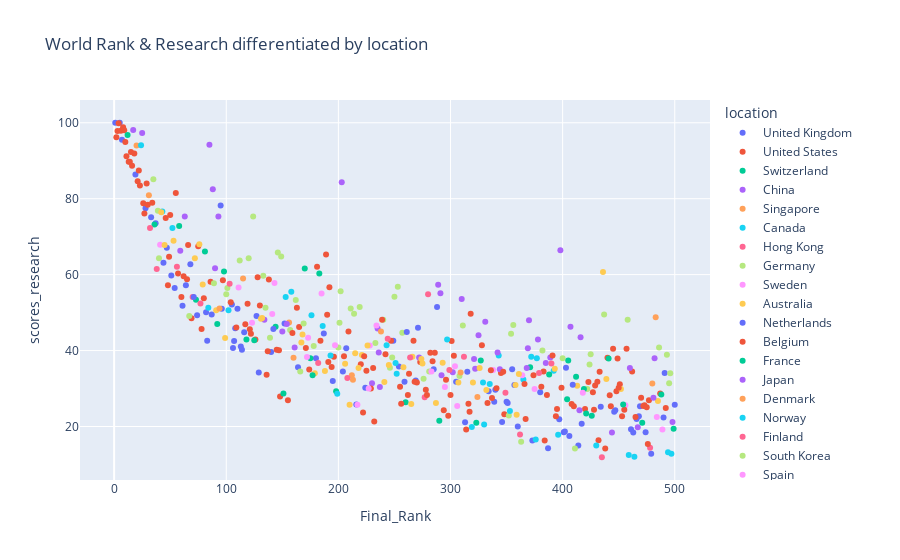

Source (notebook cell):
### Code cell
chart2= px.scatter(top_500_unis, x='Final_Rank', y='scores_research', color='location', title='World Rank & Research differentiated by location')
chart2.show()

### Figure 1 — Plotly figure (JSON) as saved in the notebook; plotly's stock layout.template omitted (floating-point values rounded to 4 significant figures)
{"data": [{"hovertemplate": "location=United Kingdom<br>Final_Rank=%{x}<br>scores_research=%{y}<extra></extra>", "legendgroup": "United Kingdom", "marker": {"color": "#636efa", "symbol": "circle"}, "mode": "markers", "name": "United Kingdom", "orientation": "v", "showlegend": true, "type": "scatter", "x": [1, 5, 7, 19, 28, 33, 37, 47, 54, 61, 74, 82, 83, 87, 105, 106, 107, 108, 113, 114, 116, 127, 129, 140, 164, 180, 187, 195, 204, 207, 216, 224, 249, 254, 269, 285, 305, 313, 315, 334, 339, 340, 350, 351, 357, 360, 373, 380, 387, 397, 401, 402, 403, 406, 414, 417, 434, 447, 461, 463, 466, 468, 469, 474, 479, 490], "xaxis": "x", "y": [100, 100, 95.5, 86.4, 77.5, 75.1, 73.5, 67.1, 56.5, 51.8, 49.3, 50.1, 42.6, 49.5, 52.1, 40.7, 42.5, 45.9, 41.1, 40.2, 44.8, 49.1, 34.2, 39.6, 35.6, 38, 44.5, 32, 34.5, 40.6, 25.8, 30.2, 42.6, 35.8, 32.1, 35.1, 31.8, 21.1, 34.4, 29.3, 26.5, 29.7, 26.5, 26.2, 30.9, 20, 16.3, 29, 14.3, 21.9, 18.5, 18.7, 35.5, 17.5, 15, 20.7, 25.2, 24.3, 19.3, 18.4, 22, 22.7, 25.3, 18.5, 12.8, 22.4], "yaxis": "y"}, {"hovertemplate": "location=United States<br>Final_Rank=%{x}<br>scores_research=%{y}<extra></extra>", "legendgroup": "United States", "marker": {"color": "#EF553B", "symbol": "circle"}, "mode": "markers", "name": "United States", "orientation": "v", "showlegend": true, "type": "scatter", "x": [2, 3, 4, 6, 8, 9, 10, 11, 13, 14, 15, 16, 18, 21, 22, 23, 26, 27, 29, 30, 34, 48, 49, 50, 55, 57, 60, 62, 65, 66, 69, 75, 78, 80, 86, 97, 104, 109, 117, 119, 121, 126, 130, 136, 137, 138, 145, 147, 163, 165, 171, 174, 181, 189, 191, 192, 194, 196, 205, 220, 222, 225, 231, 232, 255, 262, 263, 267, 270, 273, 278, 284, 286, 294, 300, 301, 303, 316, 317, 328, 337, 345, 348, 367, 381, 383, 384, 399, 408, 420, 423, 428, 429, 431, 432, 433, 438, 442, 443, 445, 448, 451, 462, 465, 472, 477, 487], "xaxis": "x", "y": [96.2, 97.8, 99.9, 97.9, 98.8, 98, 94.9, 91.2, 89.7, 89.7, 92.3, 88.7, 91.9, 84.6, 87.4, 83.5, 78.8, 76.1, 84, 78.4, 78.9, 57.2, 64.7, 75.7, 81.5, 60.3, 54.1, 59.6, 58.8, 67.8, 48.5, 67.5, 45.7, 53.8, 58.1, 58.5, 52.7, 46.1, 46.9, 52.3, 45.6, 42.9, 51.9, 33.6, 39.8, 58.7, 40.2, 40.1, 51.3, 46.2, 40.7, 35, 62.1, 65.3, 37, 56.7, 35.7, 38.4, 38.5, 36.4, 23.7, 34.7, 35.4, 21.3, 30.5, 28.3, 33.9, 42.6, 31.6, 37, 29.7, 37.2, 39.4, 24.3, 28.3, 42.5, 38.6, 26, 23.9, 41.4, 27.5, 34.1, 23.2, 22, 30.5, 34.5, 16.3, 30.2, 25.9, 24.6, 31.7, 24.4, 30.8, 31.8, 16.4, 34.4, 14.2, 28.2, 25.3, 40.5, 29.3, 31.1, 34.5, 22.5, 25.4, 26.9, 28.7], "yaxis": "y"}, {"hovertemplate": "location=Switzerland<br>Final_Rank=%{x}<br>scores_research=%{y}<extra></extra>", "legendgroup": "Switzerland", "marker": {"color": "#00cc96", "symbol": "circle"}, "mode": "markers", "name": "Switzerland", "orientation": "v", "showlegend": true, "type": "scatter", "x": [12, 36, 73, 92, 118, 144, 175, 260, 323], "xaxis": "x", "y": [96.8, 73.2, 53.4, 47, 42.9, 46.3, 38, 26.4, 21], "yaxis": "y"}, {"hovertemplate": "location=China<br>Final_Rank=%{x}<br>scores_research=%{y}<extra></extra>", "legendgroup": "China", "marker": {"color": "#ab63fa", "symbol": "circle"}, "mode": "markers", "name": "China", "orientation": "v", "showlegend": true, "type": "scatter", "x": [17, 25, 59, 63, 88, 90, 93, 134, 150, 161, 230, 235, 236, 237, 272, 289, 291, 292, 302, 310, 322, 325, 331, 344, 369, 370, 385, 389, 407, 415, 416, 444, 467, 498], "xaxis": "x", "y": [98.1, 97.3, 66.3, 75.3, 82.5, 61.7, 75.3, 48.1, 45, 40.8, 31.4, 45.8, 39.5, 30.4, 38.2, 57.3, 55.1, 33.5, 34.3, 53.6, 35.2, 44, 47.6, 35.1, 40.6, 48, 36.7, 38.2, 46.3, 24.3, 43.5, 18.4, 19.8, 21.2], "yaxis": "y"}, {"hovertemplate": "location=Singapore<br>Final_Rank=%{x}<br>scores_research=%{y}<extra></extra>", "legendgroup": "Singapore", "marker": {"color": "#FFA15A", "symbol": "circle"}, "mode": "markers", "name": "Singapore", "orientation": "v", "showlegend": true, "type": "scatter", "x": [20, 31], "xaxis": "x", "y": [94, 80.9], "yaxis": "y"}, {"hovertemplate": "location=Canada<br>Final_Rank=%{x}<br>scores_research=%{y}<extra></extra>", "legendgroup": "Canada", "marker": {"color": "#19d3f3", "symbol": "circle"}, "mode": "markers", "name": "Canada", "orientation": "v", "showlegend": true, "type": "scatter", "x": [24, 43, 52, 84, 153, 158, 176, 186, 243, 251, 297, 329, 335, 343, 365, 377, 392], "xaxis": "x", "y": [94.1, 76.6, 72.3, 51.3, 54.1, 55.5, 49.3, 46.5, 41.4, 36.7, 42.9, 31.6, 31.2, 38.7, 32.4, 38, 34.7], "yaxis": "y"}, {"hovertemplate": "location=Hong Kong<br>Final_Rank=%{x}<br>scores_research=%{y}<extra></extra>", "legendgroup": "Hong Kong", "marker": {"color": "#FF6692", "symbol": "circle"}, "mode": "markers", "name": "Hong Kong", "orientation": "v", "showlegend": true, "type": "scatter", "x": [32, 38, 56, 70, 77, 349], "xaxis": "x", "y": [72.3, 61.5, 62.1, 54.1, 52.4, 28.9], "yaxis": "y"}, {"hovertemplate": "location=Germany<br>Final_Rank=%{x}<br>scores_research=%{y}<extra></extra>", "legendgroup": "Germany", "marker": {"color": "#B6E880", "symbol": "circle"}, "mode": "markers", "name": "Germany", "orientation": "v", "showlegend": true, "type": "scatter", "x": [35, 39, 40, 67, 89, 100, 101, 112, 133, 135, 139, 149, 157, 162, 169, 178, 201, 202, 211, 233, 240, 246, 248, 253, 257, 276, 281, 308, 352, 354, 356, 400, 422, 425, 437, 458, 486, 495], "xaxis": "x", "y": [85.1, 76.8, 64.3, 49.1, 57.7, 54.8, 56.5, 63.7, 59.7, 51.3, 43.4, 64.8, 45.4, 53.3, 47.1, 41.2, 47.3, 55.6, 51.1, 42, 48.1, 35.5, 38.2, 56.8, 44.7, 32.6, 34.5, 33.3, 22.9, 44.4, 46.7, 38, 29.9, 39, 49.5, 48.1, 40.8, 31.4], "yaxis": "y"}, {"hovertemplate": "location=Sweden<br>Final_Rank=%{x}<br>scores_research=%{y}<extra></extra>", "legendgroup": "Sweden", "marker": {"color": "#FF97FF", "symbol": "circle"}, "mode": "markers", "name": "Sweden", "orientation": "v", "showlegend": true, "type": "scatter", "x": [41, 111, 141, 143, 173, 185, 228, 234, 338, 364, 484, 489], "xaxis": "x", "y": [67.9, 56.6, 49.6, 57.8, 43.4, 55, 41.3, 46.6, 34.9, 33.5, 22.5, 19.2], "yaxis": "y"}, {"hovertemplate": "location=Australia<br>Final_Rank=%{x}<br>scores_research=%{y}<extra></extra>", "legendgroup": "Australia", "marker": {"color": "#FECB52", "symbol": "circle"}, "mode": "markers", "name": "Australia", "orientation": "v", "showlegend": true, "type": "scatter", "x": [42, 45, 53, 72, 76, 79, 91, 99, 132, 167, 168, 179, 188, 206, 210, 215, 218, 221, 241, 245, 265, 266, 274, 287, 293, 320, 326, 332, 358, 359, 439, 452, 485], "xaxis": "x", "y": [76.4, 67.8, 68.9, 64.3, 68, 57.4, 50.6, 43.3, 48.6, 42.1, 44.2, 34, 34.6, 36.5, 25.7, 39.3, 35.4, 38.8, 31.7, 36.2, 25.9, 38.4, 37.8, 26.2, 36.8, 31.6, 35.4, 29.6, 30.9, 23.1, 32.5, 29.9, 26.7], "yaxis": "y"}, {"hovertemplate": "location=Netherlands<br>Final_Rank=%{x}<br>scores_research=%{y}<extra></extra>", "legendgroup": "Netherlands", "marker": {"color": "#636efa", "symbol": "circle"}, "mode": "markers", "name": "Netherlands", "orientation": "v", "showlegend": true, "type": "scatter", "x": [44, 51, 64, 68, 71, 95, 96, 110, 152, 261, 271, 288], "xaxis": "x", "y": [63.1, 59.8, 57.2, 62.7, 54.1, 78.2, 51, 51, 47.1, 44.9, 46, 51.5], "yaxis": "y"}, {"hovertemplate": "location=Belgium<br>Final_Rank=%{x}<br>scores_research=%{y}<extra></extra>", "legendgroup": "Belgium", "marker": {"color": "#EF553B", "symbol": "circle"}, "mode": "markers", "name": "Belgium", "orientation": "v", "showlegend": true, "type": "scatter", "x": [46, 122, 128, 190, 209, 247, 391, 440], "xaxis": "x", "y": [74.9, 44.4, 59.3, 49.4, 45, 42.6, 38.7, 38.1], "yaxis": "y"}, {"hovertemplate": "location=France<br>Final_Rank=%{x}<br>scores_research=%{y}<extra></extra>", "legendgroup": "France", "marker": {"color": "#00cc96", "symbol": "circle"}, "mode": "markers", "name": "France", "orientation": "v", "showlegend": true, "type": "scatter", "x": [58, 81, 98, 125, 170, 371, 404, 419, 441], "xaxis": "x", "y": [72.8, 66.1, 60.8, 42.7, 61.6, 35.6, 27.2, 29.9, 37.9], "yaxis": "y"}, {"hovertemplate": "location=Japan<br>Final_Rank=%{x}<br>scores_research=%{y}<extra></extra>", "legendgroup": "Japan", "marker": {"color": "#ab63fa", "symbol": "circle"}, "mode": "markers", "name": "Japan", "orientation": "v", "showlegend": true, "type": "scatter", "x": [85, 203, 398], "xaxis": "x", "y": [94.2, 84.3, 66.4], "yaxis": "y"}, {"hovertemplate": "location=Denmark<br>Final_Rank=%{x}<br>scores_research=%{y}<extra></extra>", "legendgroup": "Denmark", "marker": {"color": "#FFA15A", "symbol": "circle"}, "mode": "markers", "name": "Denmark", "orientation": "v", "showlegend": true, "type": "scatter", "x": [94, 115, 156, 212, 213, 238], "xaxis": "x", "y": [51.1, 59, 47.4, 33.5, 32.3, 45], "yaxis": "y"}, {"hovertemplate": "location=Norway<br>Final_Rank=%{x}<br>scores_research=%{y}<extra></extra>", "legendgroup": "Norway", "marker": {"color": "#19d3f3", "symbol": "circle"}, "mode": "markers", "name": "Norway", "orientation": "v", "showlegend": true, "type": "scatter", "x": [102, 252, 372], "xaxis": "x", "y": [50.6, 33.9, 38.4], "yaxis": "y"}, {"hovertemplate": "location=Finland<br>Final_Rank=%{x}<br>scores_research=%{y}<extra></extra>", "legendgroup": "Finland", "marker": {"color": "#FF6692", "symbol": "circle"}, "mode": "markers", "name": "Finland", "orientation": "v", "showlegend": true, "type": "scatter", "x": [103, 182, 244, 264, 277, 299, 312, 379], "xaxis": "x", "y": [57.6, 36.7, 43.1, 38.2, 27.7, 34.9, 38.4, 34.1], "yaxis": "y"}, {"hovertemplate": "location=South Korea<br>Final_Rank=%{x}<br>scores_research=%{y}<extra></extra>", "legendgroup": "South Korea", "marker": {"color": "#B6E880", "symbol": "circle"}, "mode": "markers", "name": "South Korea", "orientation": "v", "showlegend": true, "type": "scatter", "x": [120, 124, 146, 166, 200, 219, 250, 311, 382, 493], "xaxis": "x", "y": [64.3, 75.3, 65.8, 34.5, 40.8, 51.5, 54.2, 46.6, 40, 38.9], "yaxis": "y"}, {"hovertemplate": "location=Spain<br>Final_Rank=%{x}<br>scores_research=%{y}<extra></extra>", "legendgroup": "Spain", "marker": {"color": "#FF97FF", "symbol": "circle"}, "mode": "markers", "name": "Spain", "orientation": "v", "showlegend": true, "type": "scatter", "x": [123, 172, 197, 295, 375, 456], "xaxis": "x", "y": [47.3, 38.3, 41.4, 30.4, 29.9, 25.6], "yaxis": "y"}, {"hovertemplate": "location=Ireland<br>Final_Rank=%{x}<br>scores_research=%{y}<extra></extra>", "legendgroup": "Ireland", "marker": {"color": "#FECB52", "symbol": "circle"}, "mode": "markers", "name": "Ireland", "orientation": "v", "showlegend": true, "type": "scatter", "x": [131, 226, 275, 307, 361, 393, 413], "xaxis": "x", "y": [48.4, 41.3, 36.6, 31.6, 33.8, 35.2, 30.7], "yaxis": "y"}, {"hovertemplate": "location=New Zealand<br>Final_Rank=%{x}<br>scores_research=%{y}<extra></extra>", "legendgroup": "New Zealand", "marker": {"color": "#636efa", "symbol": "circle"}, "mode": "markers", "name": "New Zealand", "orientation": "v", "showlegend": true, "type": "scatter", "x": [142, 346, 355, 409, 491], "xaxis": "x", "y": [45.7, 21.2, 35.1, 31, 34.1], "yaxis": "y"}, {"hovertemplate": "location=Italy<br>Final_Rank=%{x}<br>scores_research=%{y}<extra></extra>", "legendgroup": "Italy", "marker": {"color": "#EF553B", "symbol": "circle"}, "mode": "markers", "name": "Italy", "orientation": "v", "showlegend": true, "type": "scatter", "x": [148, 155, 159, 184, 223, 229, 239, 242, 256, 268, 279, 296, 298, 314, 318, 333, 336, 341, 347, 366, 374, 386, 394, 395, 410, 427, 450, 453, 455, 470, 473, 475, 492], "xaxis": "x", "y": [27.9, 26.9, 44.6, 42.6, 38.5, 30, 48.1, 39, 26, 31.8, 28.3, 32.3, 22.8, 19.2, 49.7, 26.2, 34.8, 30.1, 34.4, 31.2, 33.5, 28.3, 22.7, 24.6, 25.3, 29, 30.2, 22.7, 24.4, 27.6, 25.6, 25.1, 24.9], "yaxis": "y"}, {"hovertemplate": "location=Austria<br>Final_Rank=%{x}<br>scores_research=%{y}<extra></extra>", "legendgroup": "Austria", "marker": {"color": "#00cc96", "symbol": "circle"}, "mode": "markers", "name": "Austria", "orientation": "v", "showlegend": true, "type": "scatter", "x": [151, 177, 183, 198, 412, 499], "xaxis": "x", "y": [28.7, 33.5, 60.3, 29.3, 33.1, 19.4], "yaxis": "y"}, {"hovertemplate": "location=South Africa<br>Final_Rank=%{x}<br>scores_research=%{y}<extra></extra>", "legendgroup": "South Africa", "marker": {"color": "#ab63fa", "symbol": "circle"}, "mode": "markers", "name": "South Africa", "orientation": "v", "showlegend": true, "type": "scatter", "x": [154, 342, 378], "xaxis": "x", "y": [47, 39.5, 42.9], "yaxis": "y"}, {"hovertemplate": "location=Macao<br>Final_Rank=%{x}<br>scores_research=%{y}<extra></extra>", "legendgroup": "Macao", "marker": {"color": "#FFA15A", "symbol": "circle"}, "mode": "markers", "name": "Macao", "orientation": "v", "showlegend": true, "type": "scatter", "x": [160, 309], "xaxis": "x", "y": [38.1, 34.2], "yaxis": "y"}, {"hovertemplate": "location=Saudi Arabia<br>Final_Rank=%{x}<br>scores_research=%{y}<extra></extra>", "legendgroup": "Saudi Arabia", "marker": {"color": "#19d3f3", "symbol": "circle"}, "mode": "markers", "name": "Saudi Arabia", "orientation": "v", "showlegend": true, "type": "scatter", "x": [193, 199, 319, 330, 396, 464], "xaxis": "x", "y": [38.7, 28.6, 19.9, 20.5, 17.8, 12], "yaxis": "y"}, {"hovertemplate": "location=Taiwan<br>Final_Rank=%{x}<br>scores_research=%{y}<extra></extra>", "legendgroup": "Taiwan", "marker": {"color": "#FF6692", "symbol": "circle"}, "mode": "markers", "name": "Taiwan", "orientation": "v", "showlegend": true, "type": "scatter", "x": [208, 280, 390], "xaxis": "x", "y": [32.8, 54.8, 36.6], "yaxis": "y"}, {"hovertemplate": "location=Israel<br>Final_Rank=%{x}<br>scores_research=%{y}<extra></extra>", "legendgroup": "Israel", "marker": {"color": "#B6E880", "symbol": "circle"}, "mode": "markers", "name": "Israel", "orientation": "v", "showlegend": true, "type": "scatter", "x": [214, 424, 496], "xaxis": "x", "y": [49.7, 36.3, 34], "yaxis": "y"}, {"hovertemplate": "location=United Arab Emirates<br>Final_Rank=%{x}<br>scores_research=%{y}<extra></extra>", "legendgroup": "United Arab Emirates", "marker": {"color": "#FF97FF", "symbol": "circle"}, "mode": "markers", "name": "United Arab Emirates", "orientation": "v", "showlegend": true, "type": "scatter", "x": [217, 227, 283, 304, 306], "xaxis": "x", "y": [25.7, 30, 34.5, 35.9, 25.4], "yaxis": "y"}, {"hovertemplate": "location=Qatar<br>Final_Rank=%{x}<br>scores_research=%{y}<extra></extra>", "legendgroup": "Qatar", "marker": {"color": "#FECB52", "symbol": "circle"}, "mode": "markers", "name": "Qatar", "orientation": "v", "showlegend": true, "type": "scatter", "x": [258], "xaxis": "x", "y": [35.6], "yaxis": "y"}, {"hovertemplate": "location=Estonia<br>Final_Rank=%{x}<br>scores_research=%{y}<extra></extra>", "legendgroup": "Estonia", "marker": {"color": "#636efa", "symbol": "circle"}, "mode": "markers", "name": "Estonia", "orientation": "v", "showlegend": true, "type": "scatter", "x": [259], "xaxis": "x", "y": [31.8], "yaxis": "y"}, {"hovertemplate": "location=Luxembourg<br>Final_Rank=%{x}<br>scores_research=%{y}<extra></extra>", "legendgroup": "Luxembourg", "marker": {"color": "#EF553B", "symbol": "circle"}, "mode": "markers", "name": "Luxembourg", "orientation": "v", "showlegend": true, "type": "scatter", "x": [282], "xaxis": "x", "y": [39.4], "yaxis": "y"}, {"hovertemplate": "location=Iran<br>Final_Rank=%{x}<br>scores_research=%{y}<extra></extra>", "legendgroup": "Iran", "marker": {"color": "#00cc96", "symbol": "circle"}, "mode": "markers", "name": "Iran", "orientation": "v", "showlegend": true, "type": "scatter", "x": [290, 327, 388, 405, 421, 426, 488], "xaxis": "x", "y": [21.5, 37.4, 33.7, 37.4, 23.4, 22.8, 28.4], "yaxis": "y"}, {"hovertemplate": "location=Malaysia<br>Final_Rank=%{x}<br>scores_research=%{y}<extra></extra>", "legendgroup": "Malaysia", "marker": {"color": "#ab63fa", "symbol": "circle"}, "mode": "markers", "name": "Malaysia", "orientation": "v", "showlegend": true, "type": "scatter", "x": [321, 368, 481], "xaxis": "x", "y": [37.8, 35.4, 27.6], "yaxis": "y"}, {"hovertemplate": "location=Hungary<br>Final_Rank=%{x}<br>scores_research=%{y}<extra></extra>", "legendgroup": "Hungary", "marker": {"color": "#FFA15A", "symbol": "circle"}, "mode": "markers", "name": "Hungary", "orientation": "v", "showlegend": true, "type": "scatter", "x": [324], "xaxis": "x", "y": [27.8], "yaxis": "y"}, {"hovertemplate": "location=Pakistan<br>Final_Rank=%{x}<br>scores_research=%{y}<extra></extra>", "legendgroup": "Pakistan", "marker": {"color": "#19d3f3", "symbol": "circle"}, "mode": "markers", "name": "Pakistan", "orientation": "v", "showlegend": true, "type": "scatter", "x": [353, 376, 430, 459, 497], "xaxis": "x", "y": [24.1, 16.6, 15, 12.5, 12.8], "yaxis": "y"}, {"hovertemplate": "location=India<br>Final_Rank=%{x}<br>scores_research=%{y}<extra></extra>", "legendgroup": "India", "marker": {"color": "#FF6692", "symbol": "circle"}, "mode": "markers", "name": "India", "orientation": "v", "showlegend": true, "type": "scatter", "x": [362, 435, 478], "xaxis": "x", "y": [17.9, 11.9, 14.4], "yaxis": "y"}, {"hovertemplate": "location=Vietnam<br>Final_Rank=%{x}<br>scores_research=%{y}<extra></extra>", "legendgroup": "Vietnam", "marker": {"color": "#B6E880", "symbol": "circle"}, "mode": "markers", "name": "Vietnam", "orientation": "v", "showlegend": true, "type": "scatter", "x": [363, 411], "xaxis": "x", "y": [16, 14.2], "yaxis": "y"}, {"hovertemplate": "location=Brunei Darussalam<br>Final_Rank=%{x}<br>scores_research=%{y}<extra></extra>", "legendgroup": "Brunei Darussalam", "marker": {"color": "#FF97FF", "symbol": "circle"}, "mode": "markers", "name": "Brunei Darussalam", "orientation": "v", "showlegend": true, "type": "scatter", "x": [418], "xaxis": "x", "y": [28.9], "yaxis": "y"}, {"hovertemplate": "location=Brazil<br>Final_Rank=%{x}<br>scores_research=%{y}<extra></extra>", "legendgroup": "Brazil", "marker": {"color": "#FECB52", "symbol": "circle"}, "mode": "markers", "name": "Brazil", "orientation": "v", "showlegend": true, "type": "scatter", "x": [436], "xaxis": "x", "y": [60.7], "yaxis": "y"}, {"hovertemplate": "location=Greece<br>Final_Rank=%{x}<br>scores_research=%{y}<extra></extra>", "legendgroup": "Greece", "marker": {"color": "#636efa", "symbol": "circle"}, "mode": "markers", "name": "Greece", "orientation": "v", "showlegend": true, "type": "scatter", "x": [446, 500], "xaxis": "x", "y": [23.9, 25.7], "yaxis": "y"}, {"hovertemplate": "location=Turkey<br>Final_Rank=%{x}<br>scores_research=%{y}<extra></extra>", "legendgroup": "Turkey", "marker": {"color": "#EF553B", "symbol": "circle"}, "mode": "markers", "name": "Turkey", "orientation": "v", "showlegend": true, "type": "scatter", "x": [449, 457, 476], "xaxis": "x", "y": [37.9, 40.5, 15.4], "yaxis": "y"}, {"hovertemplate": "location=Cyprus<br>Final_Rank=%{x}<br>scores_research=%{y}<extra></extra>", "legendgroup": "Cyprus", "marker": {"color": "#00cc96", "symbol": "circle"}, "mode": "markers", "name": "Cyprus", "orientation": "v", "showlegend": true, "type": "scatter", "x": [454, 471], "xaxis": "x", "y": [25.8, 21], "yaxis": "y"}, {"hovertemplate": "location=Portugal<br>Final_Rank=%{x}<br>scores_research=%{y}<extra></extra>", "legendgroup": "Portugal", "marker": {"color": "#ab63fa", "symbol": "circle"}, "mode": "markers", "name": "Portugal", "orientation": "v", "showlegend": true, "type": "scatter", "x": [460, 482], "xaxis": "x", "y": [35.4, 38], "yaxis": "y"}, {"hovertemplate": "location=Russian Federation<br>Final_Rank=%{x}<br>scores_research=%{y}<extra></extra>", "legendgroup": "Russian Federation", "marker": {"color": "#FFA15A", "symbol": "circle"}, "mode": "markers", "name": "Russian Federation", "orientation": "v", "showlegend": true, "type": "scatter", "x": [480, 483], "xaxis": "x", "y": [31.3, 48.8], "yaxis": "y"}, {"hovertemplate": "location=Lebanon<br>Final_Rank=%{x}<br>scores_research=%{y}<extra></extra>", "legendgroup": "Lebanon", "marker": {"color": "#19d3f3", "symbol": "circle"}, "mode": "markers", "name": "Lebanon", "orientation": "v", "showlegend": true, "type": "scatter", "x": [494], "xaxis": "x", "y": [13.2], "yaxis": "y"}], "layout": {"legend": {"title": {"text": "location"}, "tracegroupgap": 0}, "title": {"text": "World Rank & Research differentiated by location"}, "xaxis": {"anchor": "y", "domain": [0, 1], "title": {"text": "Final_Rank"}}, "yaxis": {"anchor": "x", "domain": [0, 1], "title": {"text": "scores_research"}}}}
